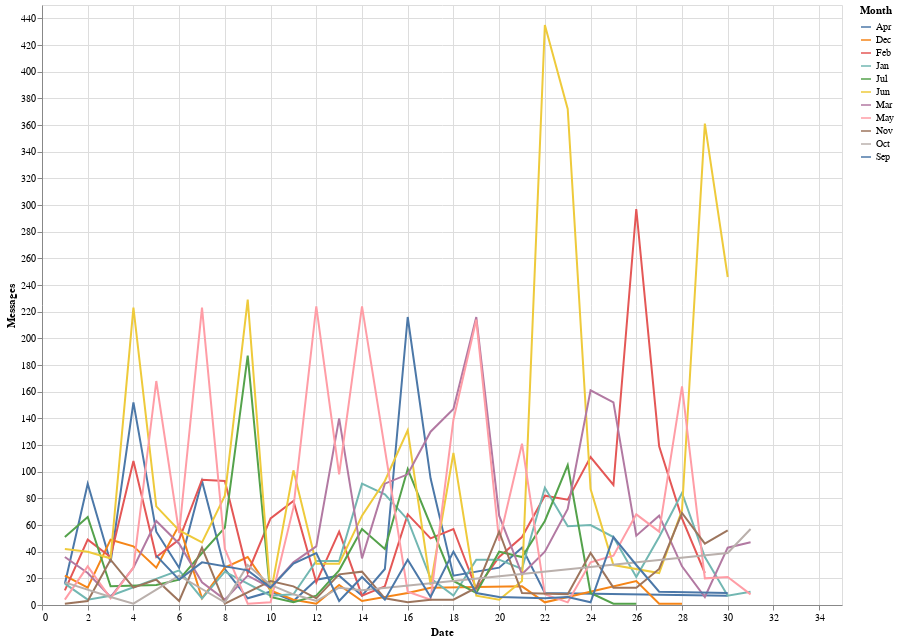

Write notebook code for a chart like this one.
### Code cell
input_dropdown1 = alt.binding_select(options=list(set(df1.Month.unique())))

selected_points1 = alt.selection_single(fields=['Month'], bind=input_dropdown1, name='Select')

color = alt.condition(selected_points1,alt.Color('Month:N'),alt.value('transparent'))

alt.Chart(df1, width=800, height=600).mark_line().encode(
x='Date:Q',
y='Messages',
color=color,
tooltip='Month:Q'
).add_selection(selected_points1)

### Figure 1 — Vega-Lite specification as saved in the notebook (floating-point values rounded to 4 significant figures; data arrays with more than 128 entries replaced by an {"elided": "..."} marker saying what was removed)
{"config": {"view": {"continuousWidth": 400, "continuousHeight": 300}}, "data": {"name": "data-5221e94dc8f9464736d12f58bc86caa8"}, "mark": "line", "encoding": {"color": {"condition": {"type": "nominal", "field": "Month", "selection": "Select"}, "value": "transparent"}, "tooltip": {"type": "quantitative", "field": "Month"}, "x": {"type": "quantitative", "field": "Date"}, "y": {"type": "quantitative", "field": "Messages"}}, "height": 600, "selection": {"Select": {"type": "single", "fields": ["Month"], "bind": {"input": "select", "options": ["Sep", "Apr", "Jun", "Mar", "Oct", "Dec", "Jan", "Jul", "Nov", "May", "Feb"]}}}, "width": 800, "$schema": "https://vega.github.io/schema/vega-lite/v4.8.1.json", "datasets": {"data-5221e94dc8f9464736d12f58bc86caa8": {"elided": "279 records"}}}
